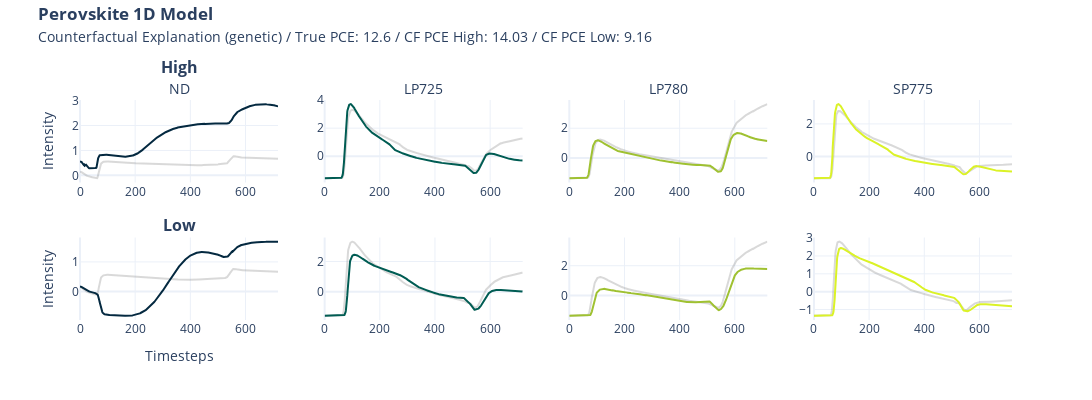

Source (notebook cell):
### Code cell
import plotly.graph_objects as go


def format_title(title, subtitle=None, subtitle_font_size=14):
    title = f"<b>{title}</b>"
    if not subtitle:
        return title
    subtitle = f'<span style="font-size: {subtitle_font_size}px;">{subtitle}</span>'
    return f"{title}<br>{subtitle}"


from plotly.subplots import make_subplots

fig = make_subplots(
    rows=2,
    cols=4,
    subplot_titles=(
        format_title("High" if target == "pce" else "Thicker", "ND"),
        format_title("", "LP725"),
        format_title("", "LP780"),
        format_title("", "SP775"),
        format_title("Low" if target == "pce" else "Thinner"),
        None,
        None,
        None,
    ),
)

fig.add_trace(
    go.Scatter(y=x[0], name="ND", marker_color="grey", opacity=0.3, showlegend=False),
    row=1,
    col=1,
)
fig.add_trace(
    go.Scatter(y=cf_high[0], name="cf ND", marker_color="#042940", showlegend=False),
    row=1,
    col=1,
)
fig.add_trace(
    go.Scatter(
        y=x[1], name="LP725", marker_color="grey", opacity=0.3, showlegend=False
    ),
    row=1,
    col=2,
)
fig.add_trace(
    go.Scatter(y=cf_high[1], name="cf LP725", marker_color="#005C53", showlegend=False),
    row=1,
    col=2,
)
fig.add_trace(
    go.Scatter(
        y=x[2], name="LP780", marker_color="grey", opacity=0.3, showlegend=False
    ),
    row=1,
    col=3,
)
fig.add_trace(
    go.Scatter(y=cf_high[2], name="cf LP780", marker_color="#9FC131", showlegend=False),
    row=1,
    col=3,
)
fig.add_trace(
    go.Scatter(
        y=x[3], name="SP775", marker_color="grey", opacity=0.3, showlegend=False
    ),
    row=1,
    col=4,
)
fig.add_trace(
    go.Scatter(
        y=cf_high[3], name="cf NSP775D", marker_color="#DBF227", showlegend=False
    ),
    row=1,
    col=4,
)

fig.add_trace(
    go.Scatter(y=x[0], name="ND", marker_color="grey", opacity=0.3, showlegend=False),
    row=2,
    col=1,
)
fig.add_trace(
    go.Scatter(y=cf_low[0], name="cf ND", marker_color="#042940", showlegend=False),
    row=2,
    col=1,
)
fig.add_trace(
    go.Scatter(
        y=x[1], name="LP725", marker_color="grey", opacity=0.3, showlegend=False
    ),
    row=2,
    col=2,
)
fig.add_trace(
    go.Scatter(y=cf_low[1], name="cf LP725", marker_color="#005C53", showlegend=False),
    row=2,
    col=2,
)
fig.add_trace(
    go.Scatter(
        y=x[2], name="LP780", marker_color="grey", opacity=0.3, showlegend=False
    ),
    row=2,
    col=3,
)
fig.add_trace(
    go.Scatter(y=cf_low[2], name="cf LP780", marker_color="#9FC131", showlegend=False),
    row=2,
    col=3,
)
fig.add_trace(
    go.Scatter(
        y=x[3], name="SP775", marker_color="grey", opacity=0.3, showlegend=False
    ),
    row=2,
    col=4,
)
fig.add_trace(
    go.Scatter(
        y=cf_low[3], name="cf NSP775D", marker_color="#DBF227", showlegend=False
    ),
    row=2,
    col=4,
)

fig.update_yaxes(title=None)
fig.update_yaxes(title_text=None)
fig.update_xaxes(title=None)

fig.update_yaxes(title="Intensity", row=1, col=1)
fig.update_yaxes(title="Intensity", row=2, col=1)
fig.update_xaxes(title="Timesteps", row=2, col=1)

if target == "pce":
    title = format_title(
        "Perovskite 1D Model",
        "Counterfactual Explanation ("
        + str(cf_methode)
        + ") / True PCE: "
        + str(*y[0])
        + " / CF PCE High: "
        + str(*y_cf_high[0])
        + " / CF PCE Low: "
        + str(*y_cf_low[0]),
    )
else:
    title = format_title(
        "Perovskite 1D Model",
        "Counterfactual Explanation ("
        + str(cf_methode)
        + ") / True mean Thickness (mTH): "
        + str(*y[0]) + "[nm]"
        + " / CF mTH Thick: "
        + str(*y_cf_high[0])
        + " / CF mTH Thin: "
        + str(*y_cf_low[0]),
    )

fig.update_layout(
    title=title,
    legend_title=None,
    title_y=0.95,
    title_x=0.035,
    template="plotly_white",
    height=400,
    width=1200,
)

#fig.write_image("xai/images/"+ target + "/1D/1D_cf_nn.png", scale=2)

fig.show()

### Figure 1 — Plotly figure (JSON) as saved in the notebook; plotly's stock layout.template omitted (floating-point values rounded to 4 significant figures; data arrays with more than 128 entries replaced by an {"elided": "..."} marker saying what was removed)
{"data": [{"marker": {"color": "grey"}, "name": "ND", "opacity": 0.3, "showlegend": false, "type": "scatter", "xaxis": "x", "y": {"elided": "719 float values"}, "yaxis": "y"}, {"marker": {"color": "#042940"}, "name": "cf ND", "showlegend": false, "type": "scatter", "xaxis": "x", "y": {"elided": "719 float values"}, "yaxis": "y"}, {"marker": {"color": "grey"}, "name": "LP725", "opacity": 0.3, "showlegend": false, "type": "scatter", "xaxis": "x2", "y": {"elided": "719 float values"}, "yaxis": "y2"}, {"marker": {"color": "#005C53"}, "name": "cf LP725", "showlegend": false, "type": "scatter", "xaxis": "x2", "y": {"elided": "719 float values"}, "yaxis": "y2"}, {"marker": {"color": "grey"}, "name": "LP780", "opacity": 0.3, "showlegend": false, "type": "scatter", "xaxis": "x3", "y": {"elided": "719 float values"}, "yaxis": "y3"}, {"marker": {"color": "#9FC131"}, "name": "cf LP780", "showlegend": false, "type": "scatter", "xaxis": "x3", "y": {"elided": "719 float values"}, "yaxis": "y3"}, {"marker": {"color": "grey"}, "name": "SP775", "opacity": 0.3, "showlegend": false, "type": "scatter", "xaxis": "x4", "y": {"elided": "719 float values"}, "yaxis": "y4"}, {"marker": {"color": "#DBF227"}, "name": "cf NSP775D", "showlegend": false, "type": "scatter", "xaxis": "x4", "y": {"elided": "719 float values"}, "yaxis": "y4"}, {"marker": {"color": "grey"}, "name": "ND", "opacity": 0.3, "showlegend": false, "type": "scatter", "xaxis": "x5", "y": {"elided": "719 float values"}, "yaxis": "y5"}, {"marker": {"color": "#042940"}, "name": "cf ND", "showlegend": false, "type": "scatter", "xaxis": "x5", "y": {"elided": "719 float values"}, "yaxis": "y5"}, {"marker": {"color": "grey"}, "name": "LP725", "opacity": 0.3, "showlegend": false, "type": "scatter", "xaxis": "x6", "y": {"elided": "719 float values"}, "yaxis": "y6"}, {"marker": {"color": "#005C53"}, "name": "cf LP725", "showlegend": false, "type": "scatter", "xaxis": "x6", "y": {"elided": "719 float values"}, "yaxis": "y6"}, {"marker": {"color": "grey"}, "name": "LP780", "opacity": 0.3, "showlegend": false, "type": "scatter", "xaxis": "x7", "y": {"elided": "719 float values"}, "yaxis": "y7"}, {"marker": {"color": "#9FC131"}, "name": "cf LP780", "showlegend": false, "type": "scatter", "xaxis": "x7", "y": {"elided": "719 float values"}, "yaxis": "y7"}, {"marker": {"color": "grey"}, "name": "SP775", "opacity": 0.3, "showlegend": false, "type": "scatter", "xaxis": "x8", "y": {"elided": "719 float values"}, "yaxis": "y8"}, {"marker": {"color": "#DBF227"}, "name": "cf NSP775D", "showlegend": false, "type": "scatter", "xaxis": "x8", "y": {"elided": "719 float values"}, "yaxis": "y8"}], "layout": {"annotations": [{"font": {"size": 16}, "showarrow": false, "text": "<b>High</b><br><span style=\"font-size: 14px;\">ND</span>", "x": 0.1062, "xanchor": "center", "xref": "paper", "y": 1, "yanchor": "bottom", "yref": "paper"}, {"font": {"size": 16}, "showarrow": false, "text": "<b></b><br><span style=\"font-size: 14px;\">LP725</span>", "x": 0.3688, "xanchor": "center", "xref": "paper", "y": 1, "yanchor": "bottom", "yref": "paper"}, {"font": {"size": 16}, "showarrow": false, "text": "<b></b><br><span style=\"font-size: 14px;\">LP780</span>", "x": 0.6313, "xanchor": "center", "xref": "paper", "y": 1, "yanchor": "bottom", "yref": "paper"}, {"font": {"size": 16}, "showarrow": false, "text": "<b></b><br><span style=\"font-size: 14px;\">SP775</span>", "x": 0.8938, "xanchor": "center", "xref": "paper", "y": 1, "yanchor": "bottom", "yref": "paper"}, {"font": {"size": 16}, "showarrow": false, "text": "<b>Low</b>", "x": 0.1062, "xanchor": "center", "xref": "paper", "y": 0.375, "yanchor": "bottom", "yref": "paper"}], "height": 400, "legend": {"title": {}}, "title": {"text": "<b>Perovskite 1D Model</b><br><span style=\"font-size: 14px;\">Counterfactual Explanation (genetic) / True PCE: 12.6 / CF PCE High: 14.03 / CF PCE Low: 9.16</span>", "x": 0.035, "y": 0.95}, "width": 1200, "xaxis": {"anchor": "y", "domain": [0, 0.2125], "title": {}}, "xaxis2": {"anchor": "y2", "domain": [0.2625, 0.475], "title": {}}, "xaxis3": {"anchor": "y3", "domain": [0.525, 0.7375], "title": {}}, "xaxis4": {"anchor": "y4", "domain": [0.7875, 1], "title": {}}, "xaxis5": {"anchor": "y5", "domain": [0, 0.2125], "title": {"text": "Timesteps"}}, "xaxis6": {"anchor": "y6", "domain": [0.2625, 0.475], "title": {}}, "xaxis7": {"anchor": "y7", "domain": [0.525, 0.7375], "title": {}}, "xaxis8": {"anchor": "y8", "domain": [0.7875, 1], "title": {}}, "yaxis": {"anchor": "x", "domain": [0.625, 1], "title": {"text": "Intensity"}}, "yaxis2": {"anchor": "x2", "domain": [0.625, 1], "title": {}}, "yaxis3": {"anchor": "x3", "domain": [0.625, 1], "title": {}}, "yaxis4": {"anchor": "x4", "domain": [0.625, 1], "title": {}}, "yaxis5": {"anchor": "x5", "domain": [0, 0.375], "title": {"text": "Intensity"}}, "yaxis6": {"anchor": "x6", "domain": [0, 0.375], "title": {}}, "yaxis7": {"anchor": "x7", "domain": [0, 0.375], "title": {}}, "yaxis8": {"anchor": "x8", "domain": [0, 0.375], "title": {}}}}
